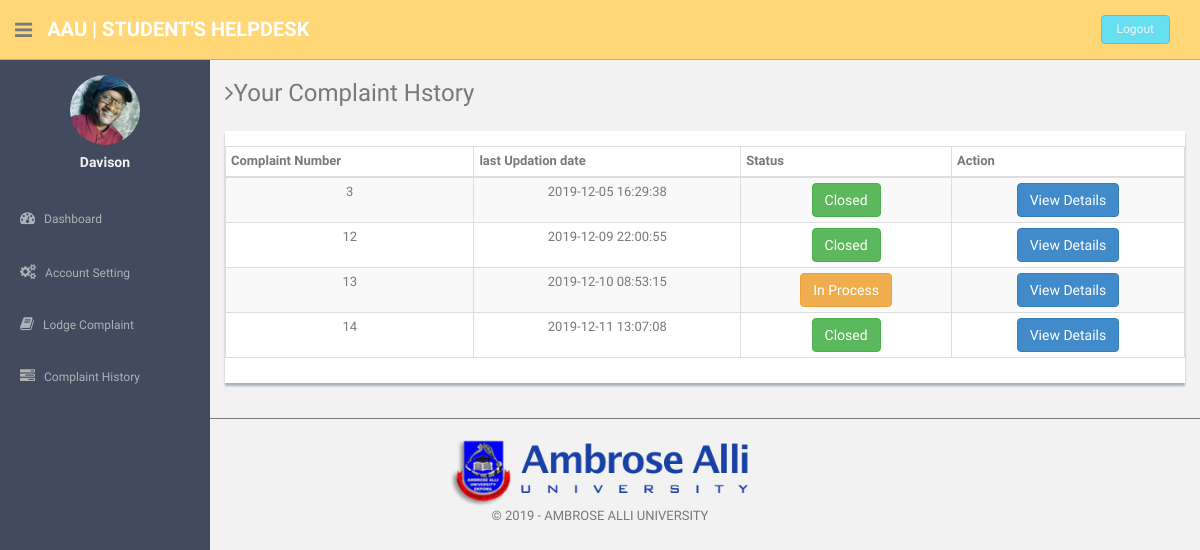
The page /users/complaint-history.php (signed in) on the database its author committed.
### tables this page shows
CREATE TABLE IF NOT EXISTS `users` (
  `id` int(11) NOT NULL AUTO_INCREMENT,
  `fullName` varchar(255) DEFAULT NULL,
  `userEmail` varchar(255) DEFAULT NULL,
  `password` varchar(255) DEFAULT NULL,
  `contactNo` bigint(11) DEFAULT NULL,
  `address` tinytext,
  `State` varchar(255) DEFAULT NULL,
  `country` varchar(255) DEFAULT NULL,
  `pincode` int(6) DEFAULT NULL,
  `userImage` varchar(255) DEFAULT NULL,
  `updationDate` timestamp NULL DEFAULT '0000-00-00 00:00:00' ON UPDATE CURRENT_TIMESTAMP,
  `status` int(1) DEFAULT NULL,
  PRIMARY KEY (`id`)
);

CREATE TABLE IF NOT EXISTS `tblcomplaints` (
  `complaintNumber` int(11) NOT NULL AUTO_INCREMENT,
  `userId` int(11) NOT NULL,
  `category` int(11) NOT NULL,
  `subcategory` varchar(255) NOT NULL,
  `complaintDetails` mediumtext NOT NULL,
  `complaintFile` varchar(255) DEFAULT NULL,
  `status` varchar(50) DEFAULT NULL,
  `lastUpdationDate` timestamp NULL DEFAULT '0000-00-00 00:00:00' ON UPDATE CURRENT_TIMESTAMP,
  PRIMARY KEY (`complaintNumber`)
);

### users/complaint-history.php (the view, shortened to what this page needs)
<?php
include('includes/config.php');
include('favicon.php');
if(strlen($_SESSION['login'])==0)
  {
header('location:index.php');
}
else{
?>
<!DOCTYPE html>
<html lang="en">
  <head>
    <link href="assets/css/bootstrap.css" rel="stylesheet">
    <link href="assets/font-awesome/css/font-awesome.css" rel="stylesheet" />
    <link href="assets/css/style.css" rel="stylesheet">
    <link href="assets/css/style-responsive.css" rel="stylesheet">
    <link href="assets/css/table-responsive.css" rel="stylesheet">
  </head>
  <body>
  <section id="container" >
<?php include("includes/header.php");?>
<?php include("includes/sidebar.php");?>
      <section id="main-content">
          <section class="wrapper">
          	<h3><i class="fa fa-angle-right"></i>Your Complaint Hstory</h3>
		  		<div class="row mt">
			  		<div class="col-lg-12">
                      <div class="content-panel">
                          <section id="unseen">
                            <table class="table table-bordered table-striped table-condensed">
                              <thead>
                              <tr>
                                  <th>Complaint Number</th>
                                  <th>last Updation date</th>
                                  <th >Status</th>
                                  <th>Action</th>
                              </tr>
                              </thead>
                              <tbody>
  <?php $query=mysqli_query($con,"select * from tblcomplaints where userId='".$_SESSION['id']."'");
while($row=mysqli_fetch_array($query))
{
  ?>
                              <tr>
                                  <td align="center"><?php echo htmlentities($row['complaintNumber']);?></td>
                                 <td align="center"><?php echo  htmlentities($row['lastUpdationDate']);
                                 ?></td>
                                  <td align="center"><?php
                                    $status=$row['status'];
                                    { ?>
                                   <?php }
 if($status=="in process"){ ?>
<button type="button" class="btn btn-warning">In Process</button>
<?php }
if($status=="closed") {
?>
<button type="button" class="btn btn-success">Closed</button>
<?php } ?>
                                   <td align="center">
                                   <a href="complaint-details.php?cid=<?php echo htmlentities($row['complaintNumber']);?>">
<button type="button" class="btn btn-primary">View Details</button></a>
                                   </td>
                                </tr>
                              <?php } ?>
                              </tbody>
                          </table>
                          </section>
                  </div>
               </div>
		  	</div>
		</section><! --/wrapper -->
      </section>
<?php include("includes/footer.php");?>
  </section>
  </body>
</html>
<?php } ?>

### users/includes/sidebar.php (shortened to what this page needs)
<aside>
          <div id="sidebar"  class="nav-collapse ">
              <ul class="sidebar-menu" id="nav-accordion">
                              <?php $query=mysqli_query($con,"select fullName,userImage from users where userEmail='".$_SESSION['login']."'");
 while($row=mysqli_fetch_array($query))
 {
 ?>
                  <p class="centered"><a href="profile.php">
<?php $userphoto=$row['userImage'];
if($userphoto==""):
?>
<img src="userimages/noimage.png"  class="img-circle" width="70" height="70" >
<?php else:?>
  <img src="userimages/<?php echo htmlentities($userphoto);?>" class="img-circle" width="70" height="70">
<?php endif;?>
</a>
</p>
                  <h5 class="centered"><?php echo htmlentities($row['fullName']);?></h5>
                  <?php } ?>
                  <li class="mt">
                      <a href="dashboard.php">
                          <i class="fa fa-dashboard"></i>
                          <span>Dashboard</span>
                      </a>
                  </li>
                  <li class="sub-menu">
                      <a href="javascript:;" >
                          <i class="fa fa-cogs"></i>
                          <span>Account Setting</span>
                      </a>
                  </li>
                  <li class="sub-menu">
                      <a href="register-complaint.php" >
                          <i class="fa fa-book"></i>
                          <span>Lodge Complaint</span>
                      </a>
                    </li>
                  <li class="sub-menu">
                      <a href="complaint-history.php" >
                          <i class="fa fa-tasks"></i>
                          <span>Complaint History</span>
                      </a>
                  </li>
              </ul>
          </div>
      </aside>

### users/assets/css/style.css (style rules this page uses)
body { color: #797979; background: #f2f2f2; font-family: 'Ruda', sans-serif; padding: 0px !important; margin: 0px !important; font-size:13px; }
ul li { list-style: none; }
a, a:hover, a:focus { text-decoration: none; outline: none; }
#container { width: 100%; height: 100%; }
.centered { text-align: center; }
.mt { margin-top: 25px; }
#sidebar { width: 210px; height: 100%; position: fixed; background: #424a5d; }
#sidebar h5 { color: #f2f2f2; font-weight: 700; }
#sidebar ul li { position: relative; }
ul.sidebar-menu , ul.sidebar-menu li ul.sub { margin: -2px 0 0; padding: 0; }
ul.sidebar-menu { margin-top: 75px; }
ul.sidebar-menu li { margin-bottom: 5px; margin-left:10px; margin-right:10px; }
ul.sidebar-menu li.sub-menu { line-height: 15px; }
ul.sidebar-menu li a span { display: inline-block; }
ul.sidebar-menu li a { color: #aeb2b7; text-decoration: none; display: block; padding: 15px 0 15px 10px; font-size: 12px; outline: none; -webkit-transition: all 0.3s ease; -moz-transition: all 0.3s ease; -o-transition: all 0.3s ease; -ms-transition: all 0.3s ease; transition: all 0.3s ease; }
ul.sidebar-menu li a i { font-size: 15px; padding-right: 6px; }
#main-content { margin-left: 210px; }
.wrapper { display: inline-block; margin-top: 60px; padding-left: 15px; padding-right: 15px; padding-bottom: 15px; padding-top: 0px; width: 100%; }
.content-panel { background: #ffffff; box-shadow: 0px 3px 2px #aab2bd; padding-top: 15px; padding-bottom: 5px; }

### rows shown on the page
users: userImage (picture), fullName "Davison"
tblcomplaints: complaintNumber "3", lastUpdationDate "2019-12-05 16:29:38", status "Closed"
tblcomplaints: complaintNumber "12", lastUpdationDate "2019-12-09 22:00:55", status "Closed"
tblcomplaints: complaintNumber "13", lastUpdationDate "2019-12-10 08:53:15", status "In Process"
tblcomplaints: complaintNumber "14", lastUpdationDate "2019-12-11 13:07:08", status "Closed"
